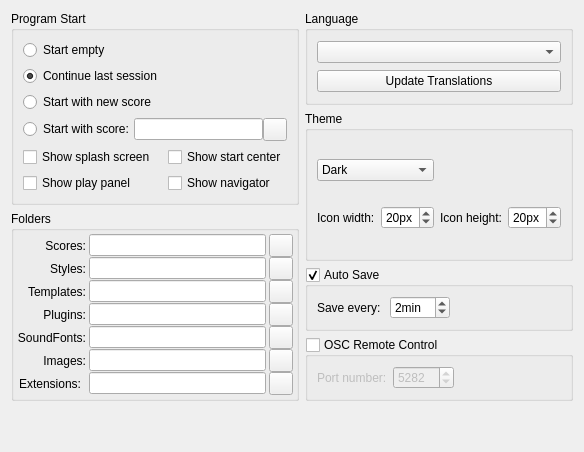
     <widget class="QWidget" name="tabGeneral">
      <property name="accessibleName">
       <string>General Tab</string>
      </property>
      <attribute name="title">
       <string>General</string>
      </attribute>
      <layout class="QGridLayout" name="gridLayout_2">
       <item row="0" column="0" rowspan="2">
        <widget class="QGroupBox" name="groupBox_5">
         <property name="title">
          <string>Program Start</string>
         </property>
         <layout class="QGridLayout" name="gridLayout">
          <item row="0" column="0">
           <widget class="QRadioButton" name="emptySession">
            <property name="accessibleName">
             <string>Start empty</string>
            </property>
            <property name="text">
             <string>Start empty</string>
            </property>
           </widget>
          </item>
          <item row="3" column="0" colspan="2">
           <layout class="QHBoxLayout" name="horizontalLayout_2">
            <property name="spacing">
             <number>0</number>
            </property>
            <property name="sizeConstraint">
             <enum>QLayout::SetFixedSize</enum>
            </property>
            <item>
             <widget class="QRadioButton" name="scoreSession">
              <property name="accessibleName">
               <string>Start with score:</string>
              </property>
              <property name="text">
               <string>Start with score:</string>
              </property>
             </widget>
            </item>
            <item>
             <widget class="QLineEdit" name="sessionScore">
              <property name="accessibleName">
               <string>Start with score</string>
              </property>
              <property name="accessibleDescription">
               <string>Insert path to starting score</string>
              </property>
             </widget>
            </item>
            <item>
             <widget class="QToolButton" name="startWithButton">
              <property name="focusPolicy">
               <enum>Qt::StrongFocus</enum>
              </property>
              <property name="accessibleName">
               <string>Choose starting score</string>
              </property>
              <property name="accessibleDescription">
               <string>Opens a file dialog for selecting the starting score</string>
              </property>
              <property name="text">
               <string notr="true"/>
              </property>
              <property name="icon">
               <iconset resource="musescore.qrc">
                <normaloff>:/data/icons/document-open.svg</normaloff>:/data/icons/document-open.svg</iconset>
              </property>
             </widget>
            </item>
           </layout>
          </item>
          <item row="4" column="0">
           <widget class="QCheckBox" name="showSplashScreen">
            <property name="accessibleName">
             <string>Show splash screen</string>
            </property>
            <property name="text">
             <string>Show splash screen</string>
            </property>
           </widget>
          </item>
          <item row="4" column="1">
           <widget class="QCheckBox" name="showStartcenter">
            <property name="text">
             <string>Show start center</string>
            </property>
           </widget>
          </item>
          <item row="1" column="0">
           <widget class="QRadioButton" name="lastSession">
            <property name="accessibleName">
             <string>Continue last session</string>
            </property>
            <property name="text">
             <string>Continue last session</string>
            </property>
            <property name="checked">
             <bool>true</bool>
            </property>
           </widget>
          </item>
          <item row="2" column="0">
           <widget class="QRadioButton" name="newSession">
            <property name="accessibleName">
             <string>Start with new score</string>
            </property>
            <property name="text">
             <string>Start with new score</string>
            </property>
           </widget>
          </item>
          <item row="5" column="0">
           <widget class="QCheckBox" name="playPanelShow">
            <property name="accessibleName">
             <string>Show play panel</string>
            </property>
            <property name="text">
             <string>Show play panel</string>
            </property>
           </widget>
          </item>
          <item row="5" column="1">
           <widget class="QCheckBox" name="navigatorShow">
            <property name="accessibleName">
             <string>Show navigator</string>
            </property>
            <property name="text">
             <string>Show navigator</string>
            </property>
           </widget>
          </item>
         </layout>
        </widget>
       </item>
       <item row="4" column="1">
        <widget class="QGroupBox" name="oscServer">
         <property name="accessibleName">
          <string>OSC remote control</string>
         </property>
         <property name="title">
          <string>OSC Remote Control</string>
         </property>
         <property name="checkable">
          <bool>true</bool>
         </property>
         <property name="checked">
          <bool>false</bool>
         </property>
         <layout class="QHBoxLayout" name="horizontalLayout_9">
          <item>
           <widget class="QLabel" name="label">
            <property name="text">
             <string extracomment="The UDP port number on which the MuseScore OSC server will listen on">Port number:</string>
            </property>
           </widget>
          </item>
          <item>
           <widget class="QSpinBox" name="oscPort">
            <property name="accessibleName">
             <string>Port number</string>
            </property>
            <property name="minimum">
             <number>1</number>
            </property>
            <property name="maximum">
             <number>65535</number>
            </property>
            <property name="value">
             <number>5282</number>
            </property>
           </widget>
          </item>
          <item>
           <spacer name="horizontalSpacer_15">
            <property name="orientation">
             <enum>Qt::Horizontal</enum>
            </property>
            <property name="sizeHint" stdset="0">
             <size>
              <width>40</width>
              <height>20</height>
             </size>
            </property>
           </spacer>
          </item>
         </layout>
        </widget>
       </item>
       <item row="3" column="1">
        <widget class="QGroupBox" name="autoSave">
         <property name="accessibleName">
          <string>Auto Save</string>
         </property>
         <property name="title">
          <string>Auto Save</string>
         </property>
         <property name="checkable">
          <bool>true</bool>
         </property>
         <layout class="QHBoxLayout">
          <property name="spacing">
           <number>9</number>
          </property>
          <property name="leftMargin">
           <number>9</number>
          </property>
          <property name="topMargin">
           <number>9</number>
          </property>
          <property name="rightMargin">
           <number>9</number>
          </property>
          <property name="bottomMargin">
           <number>9</number>
          </property>
          <item>
           <widget class="QLabel" name="label_25">
            <property name="text">
             <string>Save every:</string>
            </property>
           </widget>
          </item>
          <item>
           <widget class="QSpinBox" name="autoSaveTime">
            <property name="accessibleName">
             <string>Select delay (in minutes) between auto saves</string>
            </property>
            <property name="suffix">
             <string extracomment="minutes">min</string>
            </property>
            <property name="minimum">
             <number>1</number>
            </property>
            <property name="value">
             <number>2</number>
            </property>
           </widget>
          </item>
          <item>
           <spacer>
            <property name="orientation">
             <enum>Qt::Horizontal</enum>
            </property>
            <property name="sizeHint" stdset="0">
             <size>
              <width>40</width>
              <height>20</height>
             </size>
            </property>
           </spacer>
          </item>
         </layout>
        </widget>
       </item>
       <item row="0" column="1">
        <widget class="QGroupBox" name="groupBox_10">
         <property name="title">
          <string>Language</string>
         </property>
         <property name="checkable">
          <bool>false</bool>
         </property>
         <layout class="QVBoxLayout" name="verticalLayout">
          <item>
           <widget class="QComboBox" name="language">
            <property name="accessibleName">
             <string>Select language</string>
            </property>
            <property name="accessibleDescription">
             <string>Select the language of the user interface</string>
            </property>
           </widget>
          </item>
          <item>
           <widget class="QPushButton" name="updateTranslation">
            <property name="text">
             <string>Update Translations</string>
            </property>
           </widget>
          </item>
         </layout>
        </widget>
       </item>
       <item row="2" column="0" rowspan="3">
        <widget class="QGroupBox" name="groupBox_6">
         <property name="title">
          <string>Folders</string>
         </property>
         <layout class="QGridLayout">
          <property name="leftMargin">
           <number>3</number>
          </property>
          <property name="topMargin">
           <number>3</number>
          </property>
          <property name="rightMargin">
           <number>3</number>
          </property>
          <property name="bottomMargin">
           <number>3</number>
          </property>
          <property name="horizontalSpacing">
           <number>3</number>
          </property>
          <property name="verticalSpacing">
           <number>0</number>
          </property>
          <item row="0" column="1">
           <widget class="QLineEdit" name="myScores">
            <property name="accessibleName">
             <string>Score folder</string>
            </property>
            <property name="accessibleDescription">
             <string>Insert path to score folder.</string>
            </property>
           </widget>
          </item>
          <item row="5" column="0">
           <widget class="QLabel" name="label_9">
            <property name="text">
             <string>Images:</string>
            </property>
            <property name="alignment">
             <set>Qt::AlignRight|Qt::AlignTrailing|Qt::AlignVCenter</set>
            </property>
           </widget>
          </item>
          <item row="6" column="0">
           <widget class="QLabel" name="label_extensions">
            <property name="text">
             <string>Extensions:</string>
            </property>
            <property name="alignment">
             <set>Qt::AlignRight|Qt::AlignTrailing|Qt::AlignVCenter</set>
            </property>
            <property name="indent">
             <number>5</number>
            </property>
           </widget>
          </item>
          <item row="0" column="0">
           <widget class="QLabel" name="label_86">
            <property name="text">
             <string>Scores:</string>
            </property>
            <property name="alignment">
             <set>Qt::AlignRight|Qt::AlignTrailing|Qt::AlignVCenter</set>
            </property>
           </widget>
          </item>
          <item row="1" column="0">
           <widget class="QLabel" name="label_88">
            <property name="text">
             <string>Styles:</string>
            </property>
            <property name="alignment">
             <set>Qt::AlignRight|Qt::AlignTrailing|Qt::AlignVCenter</set>
            </property>
           </widget>
          </item>
          <item row="1" column="1">
           <widget class="QLineEdit" name="myStyles">
            <property name="accessibleName">
             <string>Style folder</string>
            </property>
            <property name="accessibleDescription">
             <string>Insert path for style folder</string>
            </property>
           </widget>
          </item>
          <item row="2" column="0">
           <widget class="QLabel" name="label_2">
            <property name="text">
             <string>Templates:</string>
            </property>
            <property name="alignment">
             <set>Qt::AlignRight|Qt::AlignTrailing|Qt::AlignVCenter</set>
            </property>
           </widget>
          </item>
          <item row="0" column="2">
           <widget class="QToolButton" name="myScoresButton">
            <property name="focusPolicy">
             <enum>Qt::StrongFocus</enum>
            </property>
            <property name="accessibleName">
             <string>Choose score folder</string>
            </property>
            <property name="accessibleDescription">
             <string>Opens a folder dialog for selecting the score folder</string>
            </property>
            <property name="text">
             <string notr="true"/>
            </property>
            <property name="icon">
             <iconset resource="musescore.qrc">
              <normaloff>:/data/icons/document-open.svg</normaloff>:/data/icons/document-open.svg</iconset>
            </property>
           </widget>
          </item>
          <item row="1" column="2">
           <widget class="QToolButton" name="myStylesButton">
            <property name="focusPolicy">
             <enum>Qt::StrongFocus</enum>
            </property>
            <property name="accessibleName">
             <string>Choose style folder</string>
            </property>
            <property name="accessibleDescription">
             <string>Opens a folder dialog for selecting the style folder</string>
            </property>
            <property name="text">
             <string notr="true"/>
            </property>
            <property name="icon">
             <iconset resource="musescore.qrc">
              <normaloff>:/data/icons/document-open.svg</normaloff>:/data/icons/document-open.svg</iconset>
            </property>
           </widget>
          </item>
          <item row="3" column="0">
           <widget class="QLabel" name="label_89">
            <property name="text">
             <string>Plugins:</string>
            </property>
            <property name="alignment">
             <set>Qt::AlignRight|Qt::AlignTrailing|Qt::AlignVCenter</set>
            </property>
           </widget>
          </item>
          <item row="2" column="1">
           <widget class="QLineEdit" name="myTemplates">
            <property name="accessibleName">
             <string>Template folder</string>
            </property>
            <property name="accessibleDescription">
             <string>Insert path to Template folder</string>
            </property>
           </widget>
          </item>
          <item row="3" column="1">
           <widget class="QLineEdit" name="myPlugins">
            <property name="accessibleName">
             <string>Plugin folder</string>
            </property>
            <property name="accessibleDescription">
             <string>Insert path to plugin folder</string>
            </property>
           </widget>
          </item>
          <item row="4" column="1">
           <widget class="QLineEdit" name="mySoundfonts">
            <property name="accessibleName">
             <string>SoundFont folders</string>
            </property>
            <property name="accessibleDescription">
             <string>Insert path to SoundFont folders</string>
            </property>
           </widget>
          </item>
          <item row="3" column="2">
           <widget class="QToolButton" name="myPluginsButton">
            <property name="focusPolicy">
             <enum>Qt::StrongFocus</enum>
            </property>
            <property name="accessibleName">
             <string>Choose plugin folder</string>
            </property>
            <property name="accessibleDescription">
             <string>Opens a folder dialog for selecting the plugin folder</string>
            </property>
            <property name="text">
             <string notr="true"/>
            </property>
            <property name="icon">
             <iconset resource="musescore.qrc">
              <normaloff>:/data/icons/document-open.svg</normaloff>:/data/icons/document-open.svg</iconset>
            </property>
           </widget>
          </item>
          <item row="4" column="0">
           <widget class="QLabel" name="label_5">
            <property name="text">
             <string>SoundFonts:</string>
            </property>
            <property name="alignment">
             <set>Qt::AlignRight|Qt::AlignTrailing|Qt::AlignVCenter</set>
            </property>
           </widget>
          </item>
          <item row="5" column="1">
           <widget class="QLineEdit" name="myImages">
            <property name="accessibleName">
             <string>Image folder</string>
            </property>
            <property name="accessibleDescription">
             <string>Insert path to image folder</string>
            </property>
           </widget>
          </item>
          <item row="6" column="1">
           <widget class="QLineEdit" name="myExtensions">
            <property name="accessibleName">
             <string>Extensions folder</string>
            </property>
            <property name="accessibleDescription">
             <string>Insert path to extensions folder</string>
            </property>
           </widget>
          </item>
          <item row="2" column="2">
           <widget class="QToolButton" name="myTemplatesButton">
            <property name="focusPolicy">
             <enum>Qt::StrongFocus</enum>
            </property>
            <property name="accessibleName">
             <string>Choose template folder</string>
            </property>
            <property name="accessibleDescription">
             <string>Opens a folder dialog for selecting the template folder</string>
            </property>
            <property name="text">
             <string notr="true"/>
            </property>
            <property name="icon">
             <iconset resource="musescore.qrc">
              <normaloff>:/data/icons/document-open.svg</normaloff>:/data/icons/document-open.svg</iconset>
            </property>
           </widget>
          </item>
          <item row="5" column="2">
           <widget class="QToolButton" name="myImagesButton">
            <property name="focusPolicy">
             <enum>Qt::StrongFocus</enum>
            </property>
            <property name="accessibleName">
             <string>Image folder</string>
            </property>
            <property name="accessibleDescription">
             <string>Opens a folder dialog for selecting the image folder</string>
            </property>
            <property name="text">
             <string/>
            </property>
            <property name="icon">
             <iconset resource="musescore.qrc">
              <normaloff>:/data/icons/document-open.svg</normaloff>:/data/icons/document-open.svg</iconset>
            </property>
           </widget>
          </item>
          <item row="6" column="2">
           <widget class="QToolButton" name="myExtensionsButton">
            <property name="focusPolicy">
             <enum>Qt::StrongFocus</enum>
            </property>
            <property name="accessibleName">
             <string>Extensions folder</string>
            </property>
            <property name="accessibleDescription">
             <string>Opens a folder dialog for selecting the extensions folder</string>
            </property>
            <property name="text">
             <string notr="true"/>
            </property>
            <property name="icon">
             <iconset resource="musescore.qrc">
              <normaloff>:/data/icons/document-open.svg</normaloff>:/data/icons/document-open.svg</iconset>
            </property>
           </widget>
          </item>
          <item row="4" column="2">
           <widget class="QToolButton" name="mySoundfontsButton">
            <property name="focusPolicy">
             <enum>Qt::StrongFocus</enum>
            </property>
            <property name="accessibleName">
             <string>SoundFont folders</string>
            </property>
            <property name="accessibleDescription">
             <string>Opens a dialog for configuring the SoundFont folders</string>
            </property>
            <property name="text">
             <string notr="true"/>
            </property>
            <property name="icon">
             <iconset resource="musescore.qrc">
              <normaloff>:/data/icons/edit.svg</normaloff>:/data/icons/edit.svg</iconset>
            </property>
           </widget>
          </item>
         </layout>
        </widget>
       </item>
       <item row="1" column="1" rowspan="2">
        <widget class="QGroupBox" name="groupBox_12">
         <property name="title">
          <string>Theme</string>
         </property>
         <layout class="QGridLayout" name="gridLayout_9">
          <item row="0" column="0" colspan="2">
           <widget class="QComboBox" name="styleName">
            <property name="accessibleName">
             <string>Select style</string>
            </property>
            <item>
             <property name="text">
              <string>Dark</string>
             </property>
            </item>
            <item>
             <property name="text">
              <string>Light</string>
             </property>
            </item>
           </widget>
          </item>
          <item row="1" column="1">
           <widget class="QSpinBox" name="iconWidth">
            <property name="accessibleName">
             <string>Icon Width</string>
            </property>
            <property name="suffix">
             <string extracomment="pixel">px</string>
            </property>
            <property name="minimum">
             <number>5</number>
            </property>
            <property name="value">
             <number>20</number>
            </property>
           </widget>
          </item>
          <item row="1" column="2">
           <widget class="QLabel" name="iconHeigthLabel">
            <property name="text">
             <string>Icon height:</string>
            </property>
           </widget>
          </item>
          <item row="1" column="0">
           <widget class="QLabel" name="iconWidthLabel">
            <property name="text">
             <string>Icon width:</string>
            </property>
           </widget>
          </item>
          <item row="1" column="3">
           <widget class="QSpinBox" name="iconHeight">
            <property name="accessibleName">
             <string>Icon Height</string>
            </property>
            <property name="suffix">
             <string extracomment="pixel">px</string>
            </property>
            <property name="minimum">
             <number>5</number>
            </property>
            <property name="value">
             <number>20</number>
            </property>
           </widget>
          </item>
         </layout>
        </widget>
       </item>
       <item row="5" column="0">
        <spacer name="verticalSpacer">
         <property name="orientation">
          <enum>Qt::Vertical</enum>
         </property>
         <property name="sizeHint" stdset="0">
          <size>
           <width>20</width>
           <height>40</height>
          </size>
         </property>
        </spacer>
       </item>
      </layout>
     </widget>
